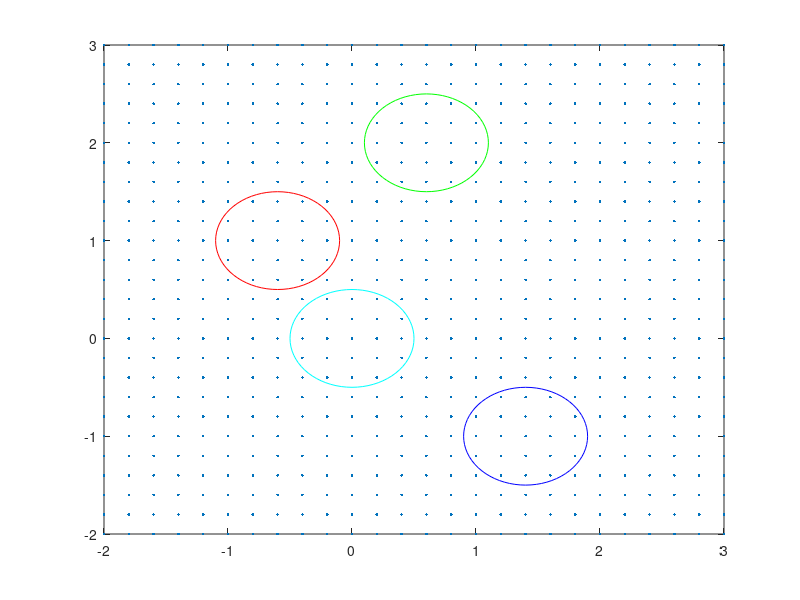

Recreate this plot in MATLAB. (Note: this script raises an error after producing the figure.)
% Equation 8 in Jarek's paper suggests that the shape function can be
% represented as a convolution of center points and the ball function.
% Then, the fourier of the shape function should be the pointwise
% multiplication of the fourier of the center points and the fourier
% of the ball function. For implementation, assume center points are on
% a regular grid for now. 

function [] = s08_uniformCentersB0 ()

  % Draw the possible circle centers
  clf;
  d = 0.2; low = -2; high = 3;
  K = (high - low) / d + 1
  ps = [];
  for x = low : d : high, for y = low : d : high, ps(end+1,:) = [x,y]; end, end;
  plot(ps(:,1),ps(:,2),'.'); hold on;
  
  % Draw the three circles
  p1 = [-1 + d*2, 1]; p2 = [1 - d*2, 2]; p3 = [1+d*2, -1];
  drawCircle(p1, 0.5, 'r');
  drawCircle(p2, 0.5, 'g');
  drawCircle(p3, 0.5, 'b');
  drawCircle([0,0], 0.5, 'c');
  
  % Generate the vector for centers
  rho = zeros(K,K);
  rho(K-round((p1(2)-low)/d),round((p1(1)-low)/d)+1) = 1;
  rho(K-round((p2(2)-low)/d),round((p2(1)-low)/d)+1) = 1;
  rho(K-round((p3(2)-low)/d),round((p3(1)-low)/d)+1) = 1;
  
  % Generate the vector for a circle centered at 1,1
  tic
  v0 = s00_bump(sqrt(sum(ps.*ps,2))/0.5, 1);
  %v0(find(isinf(v0))) = 1e1;
  v0 = reshape(v0, K, K);

  % Compute the fourier transforms 
  rhof = fft2(rho);
  v0f = fft2(v0);
  rhov0f = rhof.*v0f;
  toc
  
  % Generate the descriptor function for the entire shape
  tic
  psp1 = ps - repmat(p1, size(ps,1), 1);
  psp2 = ps - repmat(p2, size(ps,1), 1);
  psp3 = ps - repmat(p3, size(ps,1), 1);
  v = s00_bump(sqrt(sum(psp1.*psp1,2))/0.5, 1) + ...
    s00_bump(sqrt(sum(psp2.*psp2,2))/0.5, 1) + ...
    s00_bump(sqrt(sum(psp3.*psp3,2))/0.5, 1);
  %v(find(isinf(v))) = 1e1;
  v = reshape(v,26,26);
  
  % Compare with the fourier transform of the entire shape
  vf = fft2(v);
  toc
  assert(max(max(max(real(vf)-real(rhov0f))), max(max(imag(vf)-imag(rhov0f)))) < 1e-5);

end

